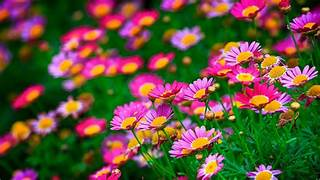
#> input picture flower.jpg, 320 x 180 px
$ python smoothening.py
#> lines starting #> are read from the running program, lines starting #| are printed output that depends on the picture
# Importing OpenCV Library
import cv2
# Relative or absolute path of the input image file
path = "flower.jpg"
# reading image (by default the flag is 1 if not specidied)
image = cv2.imread(path)
#> image is the input picture: shape (180, 320, 3); mean B, G, R 59.6, 80.6, 99.1
median = image.copy()
gaussian = image.copy()
median = cv2.medianBlur(median,7)
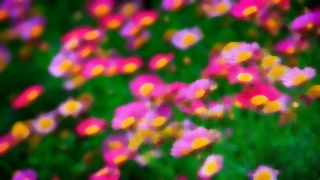
#> median: shape (180, 320, 3); mean B, G, R 57.1, 79.8, 98
gaussian = cv2.GaussianBlur(gaussian, (7, 7), cv2.BORDER_DEFAULT)
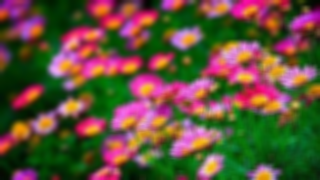
#> gaussian: shape (180, 320, 3); mean B, G, R 59.6, 80.6, 99.1
# Display image in a window
cv2.imshow("Original",image)
cv2.imshow("Median Blur",median)
cv2.imshow("Gaussian Blur",gaussian)
# Wait until any key press (press any key to close the
cv2.waitKey()
# kill all the windows
cv2.destroyAllWindows()

$ run again, with bts.jpg copied over flower.jpg
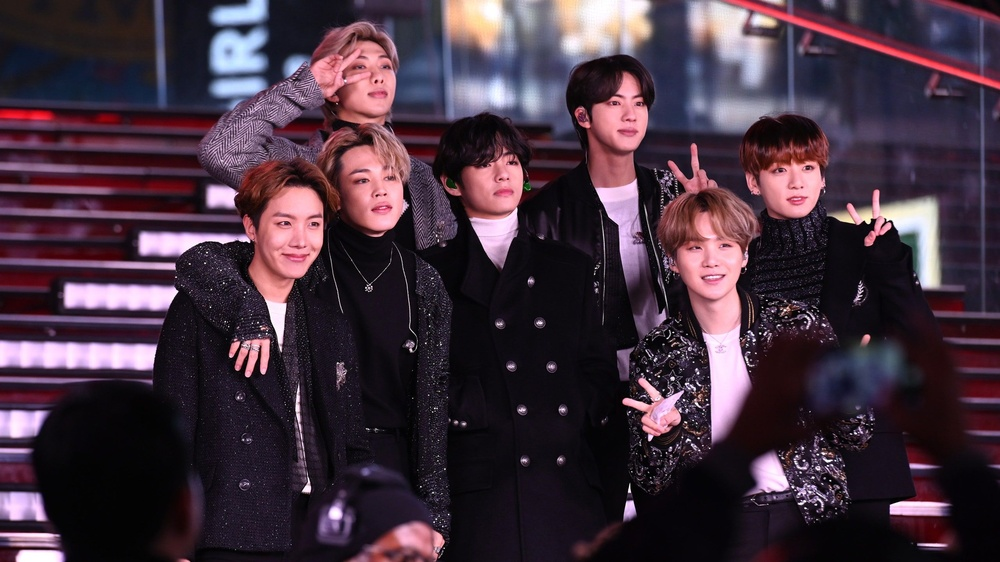
#> input picture bts.jpg, 1000 x 562 px, shrunk from 2560 x 1440 before the run
#> image is the input picture: shape (562, 1000, 3); mean B, G, R 62.7, 49.6, 67.9
#> `median = cv2.medianBlur(median,7)`:
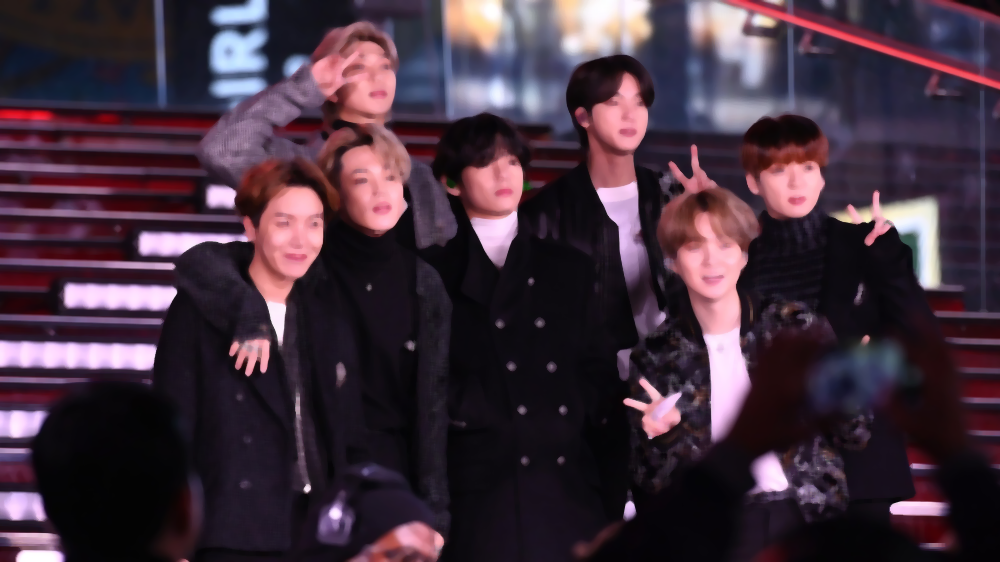
#> median: shape (562, 1000, 3); mean B, G, R 61.6, 48.4, 66.8
#> `gaussian = cv2.GaussianBlur(gaussian, (7, 7), cv2.BORDER_DEFAULT)`:
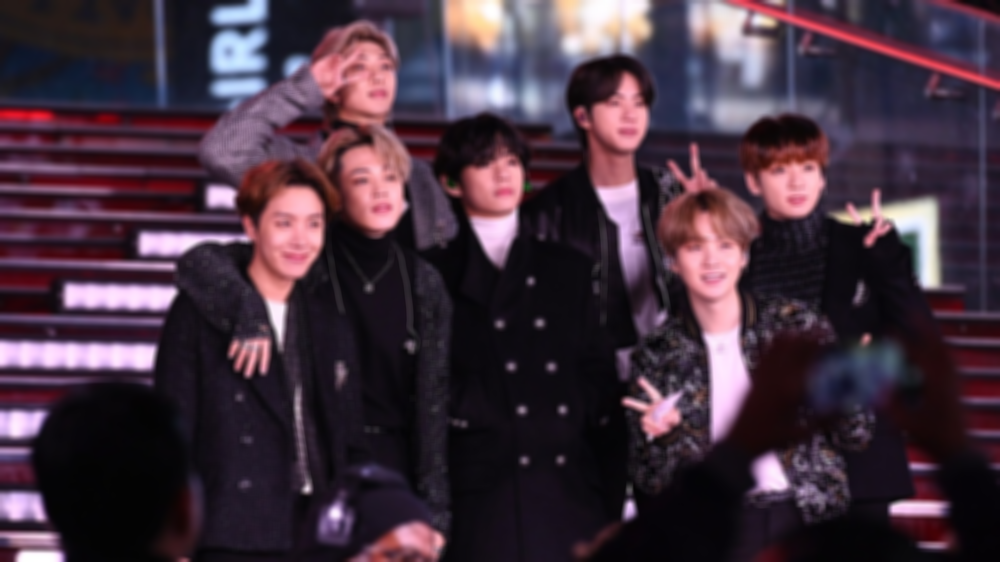
#> gaussian: shape (562, 1000, 3); mean B, G, R 62.7, 49.6, 67.9
